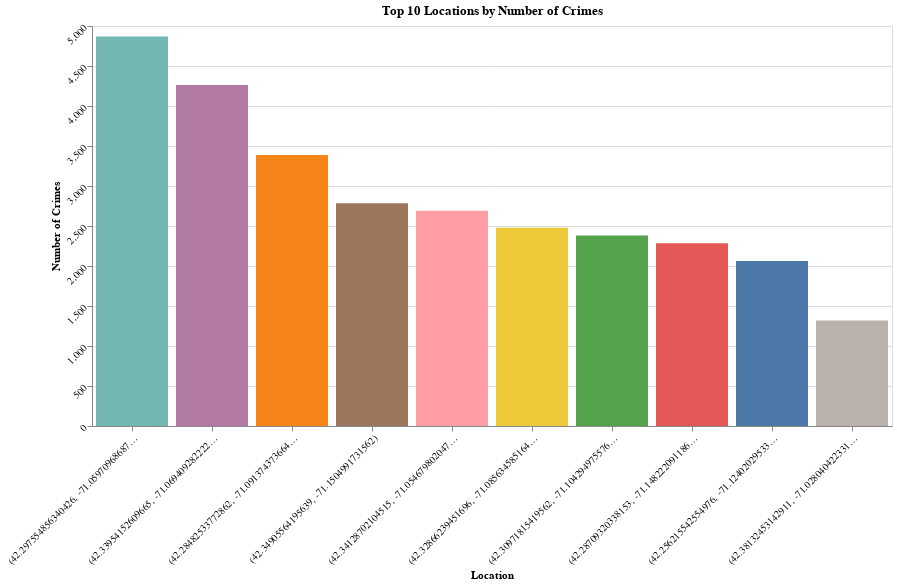

Notebook cell for this chart:
### Markdown cell above
# Bar Chart #1: Top 10 Boston Coordinates with the Most Crime 
This information isn't the most useful, as users would have to check where the exact coordinates are but is still helpful to see the quantity in which crimes (serious and nonserious) are occurring

### Code cell
import pandas as pd
import altair as alt

# Load the CSV file into a DataFrame
df = pd.read_csv('pd_data_clean.csv')

# Group by 'Location' and count the number of crimes for each location
crime_counts = df['Location'].value_counts().reset_index()
crime_counts.columns = ['Location', 'Number of Crimes']

# Limit to the top 10 locations
crime_counts = crime_counts.head(10)

# Create a bar chart using Altair
chart = alt.Chart(crime_counts).mark_bar().encode(
    x=alt.X('Location:N', title='Location', sort='-y'),
    y=alt.Y('Number of Crimes:Q', title='Number of Crimes'),
    color=alt.Color('Location:N', legend=None),
    tooltip=['Location:N', 'Number of Crimes:Q']
).properties(
    title='Top 10 Locations by Number of Crimes',
    width=800,
    height=400
).configure_axis(
    labelAngle=-45  # Rotate x-axis labels for better readability
)

# Display the chart
chart

### Figure 1 — Vega-Lite specification as saved in the notebook (floating-point values rounded to 4 significant figures)
{"config": {"view": {"continuousWidth": 300, "continuousHeight": 300}, "axis": {"labelAngle": -45}}, "data": {"name": "data-988afd09bc1f6d58138a9b15b0a7d4da"}, "mark": {"type": "bar"}, "encoding": {"color": {"field": "Location", "legend": null, "type": "nominal"}, "tooltip": [{"field": "Location", "type": "nominal"}, {"field": "Number of Crimes", "type": "quantitative"}], "x": {"field": "Location", "sort": "-y", "title": "Location", "type": "nominal"}, "y": {"field": "Number of Crimes", "title": "Number of Crimes", "type": "quantitative"}}, "height": 400, "title": "Top 10 Locations by Number of Crimes", "width": 800, "$schema": "https://vega.github.io/schema/vega-lite/v5.8.0.json", "datasets": {"data-988afd09bc1f6d58138a9b15b0a7d4da": [{"Location": "(42.297554856340426, -71.05970968687002)", "Number of Crimes": 4868}, {"Location": "(42.33954152609665, -71.06940928222296)", "Number of Crimes": 4262}, {"Location": "(42.28482533772862, -71.09137437366408)", "Number of Crimes": 3387}, {"Location": "(42.34905564195639, -71.1504991731562)", "Number of Crimes": 2784}, {"Location": "(42.34128702104515, -71.05467980204799)", "Number of Crimes": 2690}, {"Location": "(42.32866239451696, -71.08563458516488)", "Number of Crimes": 2478}, {"Location": "(42.30971815419562, -71.10429497557632)", "Number of Crimes": 2382}, {"Location": "(42.28709320338153, -71.14822209118665)", "Number of Crimes": 2284}, {"Location": "(42.256215542554976, -71.12402029533455)", "Number of Crimes": 2064}, {"Location": "(42.38132453142911, -71.02804042233107)", "Number of Crimes": 1318}]}}
